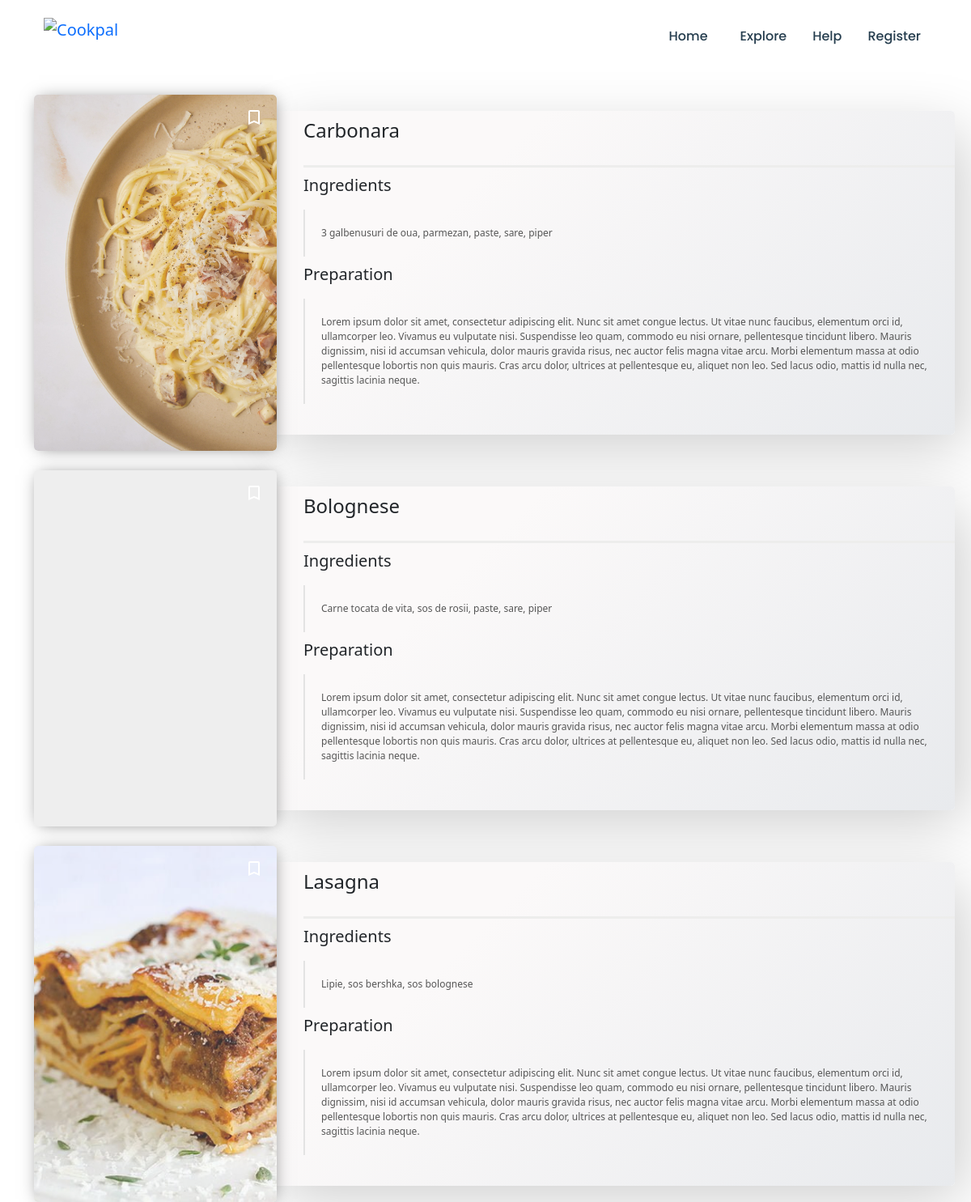
Page /recipes on the committed database.
### tables this page shows
CREATE TABLE 'recipes' (
'id' INTEGER PRIMARY KEY AUTOINCREMENT NOT NULL,
'user_id' INTEGER NOT NULL,
'title' TEXT NOT NULL,
'ingredients' TEXT NOT NULL,
'recipe' TEXT NOT NULL,
'image' TEXT NOT NULL,
FOREIGN KEY(user_id) REFERENCES users(id)
);

### app.py (the view)
@app.route("/recipes", methods=["GET"])
def recipes():
    recipes = db.execute("SELECT * FROM recipes")
    return render_template("recipes.html", recipes=recipes)

### app.py (called while the page is built)
@app.after_request
def after_request(response):
    response.headers["Cache-Control"] = "no-cache, no-store, must-revalidate"
    response.headers["Expires"] = 0
    response.headers["Pragma"] = "no-cache"
    return response

### templates/recipes.html (shortened to what this page needs)
{% extends "layout.html" %} {% block style%}
<link href="/static/css/recipes.css" rel="stylesheet" />
{% endblock %} {% block title %} Recipes & Menus {% endblock %} {% block main%}
<div class="container recipes-container">
  {% for recipe in recipes %}
  <div class="row">
    <div class="cont_modal">
      <div class="cont_photo">
        <div class="cont_img_back">
          <img src="/static/uploads/{{recipe['image']}}" alt="" />
        </div>
        <div class="cont_icon_right">
          <a href="#"> <i class="material-icons">&#xE8E7;</i></a>
        </div>
      </div>
      <div class="cont_text_ingredients">
        <div class="cont_over_hidden">
          <div class="cont_tabs">
            <h4>{{recipe['title']}}</h4>
          </div>
          <div class="cont_text_det_preparation">
            <div class="cont_title_preparation">
              <h5>Ingredients</h5>
            </div>
            <div class="cont_info_preparation">
              <p>{{recipe['ingredients']}}</p>
            </div>
            <div class="cont_title_preparation">
              <h5>Preparation</h5>
            </div>
            <div class="cont_info_preparation">
              <p>{{recipe['recipe']}}</p>
            </div>
          </div>
        </div>
      </div>
    </div>
  </div>
  {% endfor %}
</div>
{% endblock %}

### templates/layout.html (shortened to what this page needs)
<!DOCTYPE html>
<html lang="en">
  <head>
    <link
      href="https://cdn.jsdelivr.net/npm/bootstrap@5.1.3/dist/css/bootstrap.min.css"
      rel="stylesheet"
    />
    {% block style %}{% endblock %} {% block script %}{% endblock %}
  </head>
  <body>
    <div class="container">
      <nav class="navbar navbar-expand-lg bg-body-tertiary">
        <div class="container-fluid">
          <a class="navbar-brand" href="/">
            <img
              src="/static/images/logo.png"
              style="width: 60%"
              alt="Cookpal"
            />
          </a>
          <div class="collapse navbar-collapse" id="navbarSupportedContent">
            <ul class="navbar-nav ms-auto mt-2">
              <li class="nav-item">
                <a class="nav-link active mt-2" aria-current="page" href="/"
                  >Home</a
                >
              </li>
              <li class="nav-item">
                <a class="nav-link ms-4 mt-2" href="/recipes">Explore</a>
              </li>
              <li class="nav-item">
                <a class="nav-link ms-3 mt-2" href="#">Help</a>
              </li>
              {% if session["user_id"] %}
              <li class="nav-item">
                <a class="nav-link ms-5 mt-1" href="/account"
                  ><svg
                    xmlns="http://www.w3.org/2000/svg"
                    width="32"
                    height="32"
                    fill="currentColor"
                    class="bi bi-person-circle"
                    viewBox="0 0 16 16"
                  >
                    <path d="M11 6a3 3 0 1 1-6 0 3 3 0 0 1 6 0z" />
                    <path
                      fill-rule="evenodd"
                      d="M0 8a8 8 0 1 1 16 0A8 8 0 0 1 0 8zm8-7a7 7 0 0 0-5.468 11.37C3.242 11.226 4.805 10 8 10s4.757 1.225 5.468 2.37A7 7 0 0 0 8 1z"
                    /></svg
                ></a>
              </li>
              {% else %}
              <li class="nav-item">
                <a class="nav-link ms-3 mt-2" href="/register">Register</a>
              </li>
              {% endif %}
            </ul>
          </div>
        </div>
      </nav>
    </div>
    {% block main %}{% endblock %}
  </body>
</html>

### static/css/recipes.css (style rules this page uses)
.nav-link { color: var(--Black, #253d4e); font-family: Poppins; font-size: 16px; font-style: normal; font-weight: 500; line-height: normal; }
.recipes-container { margin-top: 1rem; }
.cont_modal { position: relative; max-width: 100%; max-height: 400px; }
.cont_photo { position: relative; width: 300px; height: 440px; overflow: hidden; background-color: #eee; border-radius: 5px; top: -20px; float: left; z-index: 2; -webkit-transition: all 0.5s; -o-transition: all 0.5s; transition: all 0.5s; transition: all 0.5s; box-shadow: 1px 1px 20px -5px rgba(0, 0, 0, 0.5); }
.cont_img_back { position: absolute; width: 100%; height: 100%; overflow: hidden; border-radius: 5px; }
.cont_img_back > img { height: 100%; width: auto; opacity: 0.8; -webkit-transition: all 0.5s; -o-transition: all 0.5s; transition: all 0.5s; transition: all 1s; }
.cont_text_ingredients { position: absolute; width: 75%; top: 0px; margin-left: 10px; height: 400px; float: left; border-radius: 5px; left: 285px; z-index: 1; box-shadow: 15px 20px 70px -5px rgba(0, 0, 0, 0.2); background: rgb(251, 249, 249); background: -moz-linear-gradient( -45deg, rgba(251, 249, 249, 1) 28%, rgba(232, 234, 237, 1) 100% ); background: -webkit-linear-gradient( -45deg, rgba(251, 249, 249, 1) 28%, rgba(232, 234, 237, 1) 100% ); background: linear-gradient( 135deg, rgba(251, 249, 249, 1) 28%, rgba(232, 234, 237, 1) 100% ); -webkit-transition: all 0.5s; -o-transition: all 0.5s; transition: all 0.5s; transition-delay: 0.7s; -webkit-transition-delay: 0.7s; -o-transition-delay: 0.7s; transition-delay: 0.7s; }
.cont_icon_right { position: relative; float: right; margin-top: 16px; }
.cont_icon_right > a { margin: 16px; margin-top: 16px; color: #fff; }
.cont_tabs { position: relative; margin-left: 50px; margin-top: 10px; float: left; width: 100%; height: 60px; border-bottom: 3px solid #ededec; }
.cont_title_preparation { position: relative; float: left; margin: 10px 0px; width: 100%; }
.cont_info_preparation { position: relative; float: left; width: 100%; }
.cont_info_preparation > p { margin: 0px 0px; margin-left: 50px; border-left: 2px solid #e3e3e3; font-size: 12px; padding: 20px 0px; padding-left: 20px; text-align: left; padding-right: 15px; color: #565656; }
.cont_title_preparation > h5 { margin-left: 50px; }
.cont_over_hidden { position: relative; float: left; width: 100%; height: 400px; overflow: hidden; }
.cont_text_det_preparation { position: relative; width: 100%; }
.row { margin-top: 4rem; }

### rows in the picture
recipes: image (picture), title "Carbonara", ingredients "3 galbenusuri de oua, parmezan, paste, sare, piper", recipe "Lorem ipsum dolor sit amet, consectetur adipiscing elit. Nunc sit amet congue lectus. Ut vitae nunc faucibus, elementum orci id, ullamcorper leo. Vivamus eu vulputate nisi. Suspendisse leo quam, commodo eu nisi ornare, pellentesque tincidunt libero. Mauris dignissim, nisi id accumsan vehicula, dolor mauris gravida risus, nec auctor felis magna vitae arcu. Morbi elementum massa at odio pellentesque lobortis non quis mauris. Cras arcu dolor, ultrices at pellentesque eu, aliquet non leo. Sed lacus odio, mattis id nulla nec, sagittis lacinia neque."
recipes: title "Bolognese", ingredients "Carne tocata de vita, sos de rosii, paste, sare, piper", recipe "Lorem ipsum dolor sit amet, consectetur adipiscing elit. Nunc sit amet congue lectus. Ut vitae nunc faucibus, elementum orci id, ullamcorper leo. Vivamus eu vulputate nisi. Suspendisse leo quam, commodo eu nisi ornare, pellentesque tincidunt libero. Mauris dignissim, nisi id accumsan vehicula, dolor mauris gravida risus, nec auctor felis magna vitae arcu. Morbi elementum massa at odio pellentesque lobortis non quis mauris. Cras arcu dolor, ultrices at pellentesque eu, aliquet non leo. Sed lacus odio, mattis id nulla nec, sagittis lacinia neque."
recipes: image (picture), title "Lasagna", ingredients "Lipie, sos bershka, sos bolognese", recipe "Lorem ipsum dolor sit amet, consectetur adipiscing elit. Nunc sit amet congue lectus. Ut vitae nunc faucibus, elementum orci id, ullamcorper leo. Vivamus eu vulputate nisi. Suspendisse leo quam, commodo eu nisi ornare, pellentesque tincidunt libero. Mauris dignissim, nisi id accumsan vehicula, dolor mauris gravida risus, nec auctor felis magna vitae arcu. Morbi elementum massa at odio pellentesque lobortis non quis mauris. Cras arcu dolor, ultrices at pellentesque eu, aliquet non leo. Sed lacus odio, mattis id nulla nec, sagittis lacinia neque."
